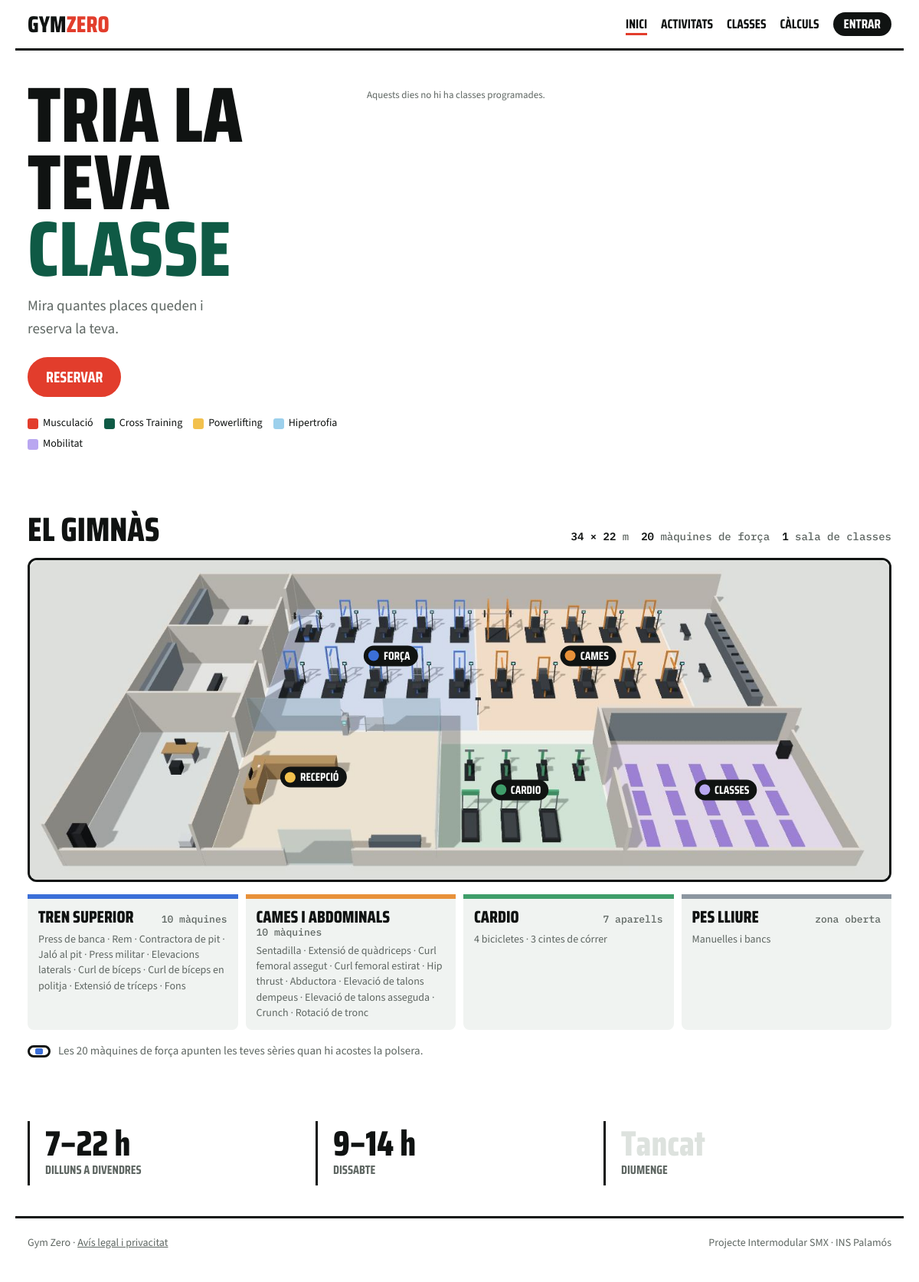
The page / on the database its author committed.
### tables this page shows
CREATE TABLE activitats (
  id                 INT UNSIGNED AUTO_INCREMENT PRIMARY KEY,
  nom                VARCHAR(60)  NOT NULL,
  descripcio         TEXT         NULL,
  durada_min         SMALLINT UNSIGNED NOT NULL DEFAULT 60,
  places_per_defecte SMALLINT UNSIGNED NOT NULL DEFAULT 15,
  activa             TINYINT(1)   NOT NULL DEFAULT 1,
  CONSTRAINT uq_activitats_nom UNIQUE (nom)
);

### www/inc/sessio.php (called while the page is built, shortened)
<?php
function h($text)
{
    return htmlspecialchars((string) $text, ENT_QUOTES, 'UTF-8');
}
function color_activitat($id)
{
    $colors = [
        ['var(--vermell)', true], ['var(--pista)', true], ['var(--sorra)', false], ['var(--cel)', false],
        ['var(--lila)', false], ['var(--forca)', true], ['var(--cames)', false], ['var(--cardio)', true],
    ];
    return $colors[($id - 1) % count($colors)];
}

### www/index.php (the view, shortened to what this page needs)
<?php
require_once __DIR__ . '/inc/sessio.php';
require_once __DIR__ . '/inc/bd.php';
$tauler = [];
ksort($tauler);
$activitats = $connexio->query('SELECT id, nom FROM activitats WHERE activa = 1 ORDER BY id')->fetchAll();
$zones_bd = [
    'Sala de força · tren superior' => ['Tren superior', 'var(--forca)'],
    'Sala de força · cames'         => ['Cames i abdominals', 'var(--cames)'],
];
$zones = [];
foreach ($connexio->query("SELECT ubicacio, tipus FROM maquines WHERE estat = 'activa' ORDER BY id") as $m) {
    $zones[$m['ubicacio']][] = mb_strtoupper(mb_substr($m['tipus'], 0, 1)) . mb_substr($m['tipus'], 1);
}
$total_maquines = array_sum(array_map('count', $zones));
require __DIR__ . '/inc/capcalera.php';
?>
<section class="hero">
  <div class="wrap">
    <div>
      <h1>Tria la teva <em>classe</em></h1>
      <p>Mira quantes places queden i reserva la teva.</p>
      <a class="btn" href="reserves/">Reservar</a>
      <div class="llegenda">
        <?php foreach ($activitats as $a): [$color] = color_activitat($a['id']); ?>
          <span style="--c: <?= $color ?>"><i></i><?= h($a['nom']) ?></span>
        <?php endforeach; ?>
      </div>
    </div>
    <div>
      <?php if (!$tauler): ?>
        <p class="nota">Aquests dies no hi ha classes programades.</p>
      <?php endif; ?>
    </div>
  </div>
</section>
<section class="sala">
  <div class="wrap">
    <div class="titol-sala">
      <h2>El gimnàs</h2>
      <div class="mides"><span><b>34 × 22</b> m</span><span><b><?= $total_maquines ?></b> màquines de força</span><span><b>1</b> sala de classes</span></div>
    </div>
    <div class="plano">
      <img src="img/maqueta.jpg" width="1400" height="520" alt="Maqueta del gimnàs vista des de dalt: sala de força, cardio, sala de classes, recepció i vestidors">
      <span class="pin" style="left:42%; top:30%; --c: var(--forca)"><i></i>Força</span>
      <span class="pin" style="left:65%; top:30%; --c: var(--cames)"><i></i>Cames</span>
      <span class="pin" style="left:57%; top:72%; --c: var(--cardio)"><i></i>Cardio</span>
      <span class="pin" style="left:81%; top:72%; --c: var(--lila)"><i></i>Classes</span>
      <span class="pin" style="left:33%; top:68%; --c: var(--sorra)"><i></i>Recepció</span>
    </div>
    <div class="zones">
      <?php foreach ($zones as $ubicacio => $noms):
          [$nom_zona, $color] = $zones_bd[$ubicacio] ?? [$ubicacio, 'var(--linia)']; ?>
        <div style="--c: <?= $color ?>">
          <div class="zc"><b><?= h($nom_zona) ?></b><span><?= count($noms) ?> màquines</span></div>
          <p><?= h(implode(' · ', $noms)) ?></p>
        </div>
      <?php endforeach; ?>
      <div style="--c: var(--cardio)"><div class="zc"><b>Cardio</b><span>7 aparells</span></div><p>4 bicicletes · 3 cintes de córrer</p></div>
      <div style="--c: #8c96a0"><div class="zc"><b>Pes lliure</b><span>zona oberta</span></div><p>Manuelles i bancs</p></div>
    </div>
    <p class="nota-pols"><span class="ico-pols" aria-hidden="true"></span>Les <?= $total_maquines ?> màquines de força apunten les teves sèries quan hi acostes la polsera.</p>
  </div>
</section>
<section class="obert">
  <div class="wrap">
    <div><b>7–22 h</b><span>Dilluns a divendres</span></div>
    <div><b>9–14 h</b><span>Dissabte</span></div>
    <div class="tancat"><b>Tancat</b><span>Diumenge</span></div>
  </div>
</section>
<?php require __DIR__ . '/inc/peu.php'; ?>

### www/css/estil.css (style rules this page uses)
:root { --fons: #ffffff; --tinta: #101312; --mut: #5f6763; --linia: #dde2de; --gris: #f0f3f1; --pista: #0f5a45; --vermell: #e23d2c; --cel: #9cd0ec; --sorra: #f2c14e; --lila: #b9a7f0; --forca: #3b6fd8; --cames: #e8913a; --cardio: #3f9e6a; --titol: "Saira Condensed", "Arial Narrow", sans-serif; --text: "Source Sans 3", system-ui, sans-serif; --mono: "IBM Plex Mono", ui-monospace, monospace; }
* { box-sizing: border-box; }
body { margin: 0; background: var(--fons); color: var(--tinta); font: 400 17px/1.5 var(--text); }
a { color: inherit; }
img { display: block; max-width: 100%; height: auto; }
.wrap { max-width: 1160px; margin: 0 auto; padding: 0 16px; }
h1 { margin: 0 0 20px; font: 800 clamp(40px, 7vw, 64px)/.9 var(--titol); text-transform: uppercase; text-wrap: balance; }
h2 { margin: 36px 0 8px; font: 800 30px/1 var(--titol); text-transform: uppercase; }
p { line-height: 1.55; }
button, .btn { display: inline-block; margin-top: 18px; padding: 11px 20px; border: 2px solid var(--vermell); border-radius: 99px; background: var(--vermell); color: #fff; font: 700 18px/1 var(--titol); text-transform: uppercase; text-decoration: none; cursor: pointer; }
.portada section .wrap { padding-block: 40px; }
.hero .wrap { display: grid; grid-template-columns: minmax(0, .75fr) minmax(0, 1.25fr); gap: 32px; align-items: start; }
.hero h1 { font-size: clamp(54px, 8.5vw, 104px); line-height: .86; margin: 0; }
.hero h1 em { font-style: normal; color: var(--pista); }
.hero h1 + p { margin: 16px 0 22px; font-size: 19px; color: var(--mut); max-width: 28ch; }
.hero .btn { font-size: 20px; padding: 14px 22px; margin-top: 0; }
.llegenda { display: flex; flex-wrap: wrap; gap: 6px 14px; margin-top: 24px; font-size: 14px; }
.llegenda span { display: inline-flex; align-items: center; gap: 6px; }
.llegenda i { width: 14px; height: 14px; border-radius: 3px; background: var(--c); }
.nota { font-size: 13px; color: var(--mut); margin-top: 8px; }
.sala .wrap { display: grid; gap: 16px; padding-top: 8px; }
.sala h2 { margin: 0; font-size: 44px; line-height: .95; }
.titol-sala { display: flex; flex-wrap: wrap; justify-content: space-between; align-items: end; gap: 6px 24px; }
.mides { font: 500 14px/1.6 var(--mono); color: var(--mut); display: flex; flex-wrap: wrap; gap: 4px 16px; }
.mides b { color: var(--tinta); font-weight: 600; }
.plano { position: relative; border: 3px solid var(--tinta); border-radius: 12px; overflow: hidden; background: var(--gris); }
.pin { position: absolute; transform: translate(-50%, -50%); display: flex; align-items: center; gap: 6px; padding: 6px 10px 6px 6px; border-radius: 99px; background: var(--tinta); color: #fff; font: 700 15px/1 var(--titol); text-transform: uppercase; white-space: nowrap; }
.pin i { width: 14px; height: 14px; border-radius: 50%; background: var(--c); }
.zones { display: grid; grid-template-columns: repeat(4, minmax(0, 1fr)); gap: 10px; }
.zones > div { border-top: 6px solid var(--c); background: var(--gris); border-radius: 0 0 8px 8px; padding: 12px 14px; min-width: 0; }
.zones p { margin: 8px 0 0; font-size: 14px; line-height: 1.45; color: var(--mut); }
.zc { display: flex; flex-wrap: wrap; justify-content: space-between; align-items: baseline; gap: 2px 10px; }
.zc b { font: 800 22px/1.05 var(--titol); text-transform: uppercase; }
.zc span { font: 500 13px/1 var(--mono); color: var(--mut); }
.nota-pols { margin: 0; display: flex; align-items: center; gap: 10px; font-size: 15px; color: var(--mut); }
.ico-pols { flex: none; width: 30px; height: 16px; border: 3px solid var(--tinta); border-radius: 9px; position: relative; }
.ico-pols::after { content: ""; position: absolute; left: 7px; top: 1px; width: 10px; height: 8px; border-radius: 2px; background: var(--forca); }
.obert .wrap { display: grid; grid-template-columns: repeat(3, minmax(0, 1fr)); }
.obert .wrap > div { padding: 6px 20px; border-left: 3px solid var(--tinta); }
.obert b { display: block; font: 800 46px/1 var(--titol); font-variant-numeric: tabular-nums; }
.obert span { font: 700 16px/1 var(--titol); text-transform: uppercase; color: var(--mut); }
.obert .tancat b { color: var(--linia); }

### rows shown on the page
activitats: nom "Musculació"
activitats: nom "Cross Training"
activitats: nom "Powerlifting"
activitats: nom "Hipertrofia"
activitats: nom "Mobilitat"

### other values the page prints
$text "ACTIVITATS CLASSES CÀLCULS"
$total_maquines "20"
$nom_zona "TREN SUPERIOR"
count($noms) "10"
implode(' · ', $noms) "Press de banca · Rem · Contractora de pit · Jaló al pit · Press militar · Elevacions laterals · Curl de bíceps · Curl de bíceps en politja · Extensió de tríceps · Fons"
$nom_zona "CAMES I ABDOMINALS"
implode(' · ', $noms) "Sentadilla · Extensió de quàdriceps · Curl femoral assegut · Curl femoral estirat · Hip thrust · Abductora · Elevació de talons dempeus · Elevació de talons asseguda · Crunch · Rotació de tronc"
